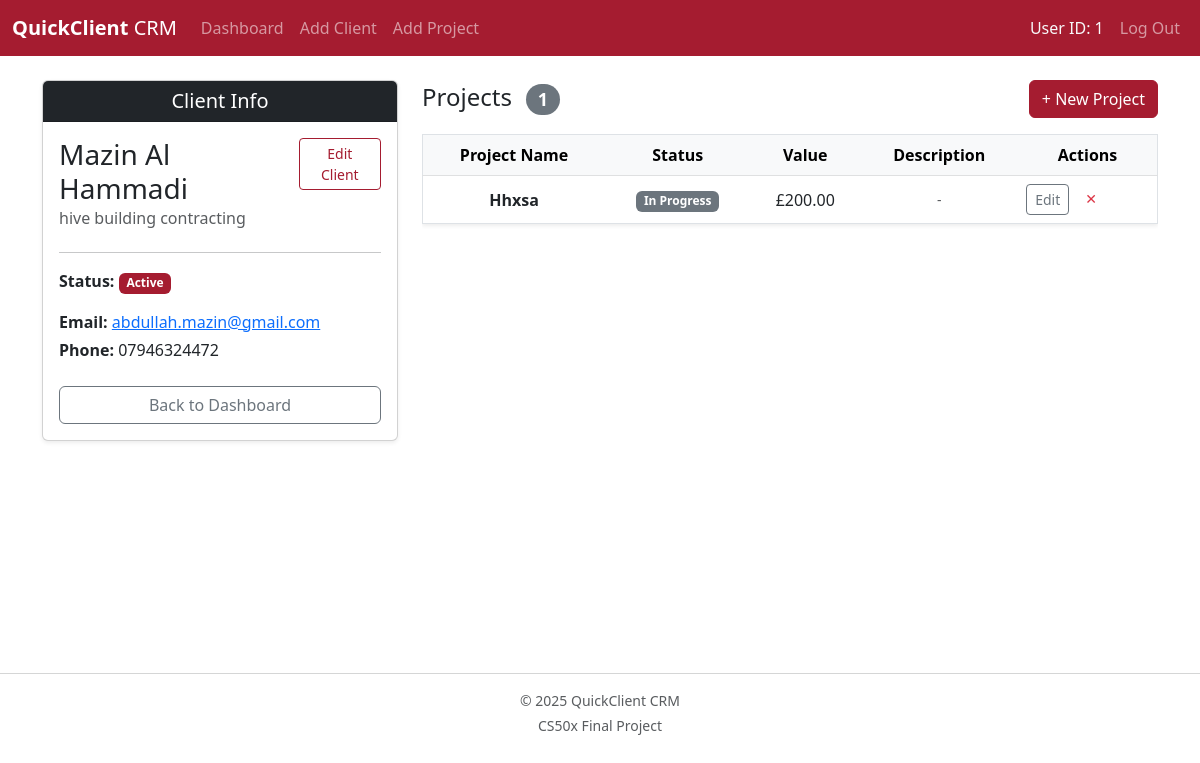
The page /client/3 (signed in) on the database its author committed.
### tables this page shows
CREATE TABLE clients (    id INTEGER PRIMARY KEY AUTOINCREMENT NOT NULL,    user_id INTEGER NOT NULL,    name TEXT NOT NULL,    company TEXT,    email TEXT,    phone TEXT,    status TEXT,    FOREIGN KEY (user_id) REFERENCES users(id) ON DELETE CASCADE);

CREATE TABLE projects (    id INTEGER PRIMARY KEY AUTOINCREMENT NOT NULL,    client_id INTEGER NOT NULL,    name TEXT NOT NULL,    description TEXT,    value NUMERIC DEFAULT 0,    status TEXT,    importance TEXT,    deadline DATE,    FOREIGN KEY (client_id) REFERENCES clients(id) ON DELETE CASCADE);

### app.py (the view)
@app.route("/client/<int:client_id>")
@login_required
def client_details(client_id):
    client = db.execute("SELECT * FROM clients WHERE id = ? AND user_id = ?",
                        client_id, session["user_id"])
    if not client:
        return redirect("/")
    client = client[0]
    projects = db.execute(
        "SELECT * FROM projects WHERE client_id = ? ORDER BY deadline ASC", client_id)
    return render_template("client_details.html", client=client, projects=projects)

### app.py (called while the page is built)
@app.after_request
def after_request(response):
    response.headers["Cache-Control"] = "no-cache, no-store, must-revalidate"
    response.headers["Expires"] = 0
    response.headers["Pragma"] = "no-cache"
    return response

### helpers.py (called while the page is built)
def login_required(f):
    @wraps(f)
    def decorated_function(*args, **kwargs):
        if session.get("user_id") is None:
            return redirect("/login")
        return f(*args, **kwargs)
    return decorated_function

def gbp(value):
    return f"£{value:,.2f}"

### templates/client_details.html (shortened to what this page needs)
{% extends "layout.html" %}
{% block main %}
    <div class="row">
        <div class="col-md-4 mb-4">
            <div class="card shadow-sm">
                <div class="card-header bg-dark text-white">
                    <h5 class="mb-0">Client Info</h5>
                </div>
                <div class="card-body text-start">
                    <div class="d-flex justify-content-between align-items-start">
                        <div>
                            <h3 class="card-title">{{ client.name }}</h3>
                            <h6 class="card-subtitle mb-2 text-muted">{{ client.company }}</h6>
                        </div>
                        <a href="/edit_client/{{ client.id }}" class="btn btn-sm btn-outline-custom">Edit Client</a>
                    </div>
                    <hr>
                    <p><strong>Status:</strong> <span class="badge bg-primary">{{ client.status }}</span></p>
                    <p class="mb-1"><strong>Email:</strong>
                        {% if client.email %}
                            <a href="mailto:{{ client.email }}">{{ client.email }}</a>
                        {% else %}
                            <span class="text-muted">-</span>
                        {% endif %}
                    </p>
                    <p><strong>Phone:</strong> {{ client.phone if client.phone else "-" }}</p>
                    <div class="d-grid gap-2 mt-4">
                        <a href="/" class="btn btn-outline-secondary">Back to Dashboard</a>
                    </div>
                </div>
            </div>
        </div>
        <div class="col-md-8">
            <div class="d-flex justify-content-between align-items-center mb-3">
                <h4 class="mb-0">
                    Projects
                    <span class="badge bg-secondary rounded-pill ms-2">{{ projects|length }}</span>
                </h4>
                <a href="/addproject" class="btn btn-primary">
                    + New Project
                </a>
            </div>
            {% if not projects %}
                <div class="alert alert-light border text-center py-5">
                    <h4>No projects yet</h4>
                    <p class="text-muted">This client has no active projects.</p>
                    <a href="/addproject" class="btn btn-outline-custom mt-2">Create First Project</a>
                </div>
            {% else %}
                <div class="table-responsive">
                    <table class="table table-hover align-middle border shadow-sm">
                        <thead class="table-light">
                            <tr>
                                <th>Project Name</th>
                                <th>Status</th>
                                <th>Value</th>
                                <th>Description</th>
                                <th>Actions</th>
                            </tr>
                        </thead>
                        <tbody>
                            {% for project in projects %}
                                <tr>
                                    <td class="fw-bold">{{ project.name }}</td>
                                    <td>
                                        <span class="badge bg-secondary">{{ project.status }}</span>
                                    </td>
                                    <td>{{ project.value | gbp }}</td>
                                    <td class="text-muted small">
                                        {{ project.description if project.description else "-" }}
                                    </td>
                                    <td>
                                        <div class="d-flex gap-2">
                                            <a href="/edit_project/{{ project.id }}" class="btn btn-sm btn-outline-secondary">Edit</a>
                                            <form action="/delete_project/{{ project.id }}" method="post" onsubmit="return confirm('Delete this project?');">
                                                <button class="btn btn-sm btn-outline-danger border-0">✕</button>
                                            </form>
                                        </div>
                                    </td>
                                </tr>
                            {% endfor %}
                        </tbody>
                    </table>
                </div>
            {% endif %}
        </div>
    </div>
{% endblock %}

### static/styles.css (style rules this page uses)
:root { --bs-primary: #A51C30 !important; --bs-primary-rgb: 165, 28, 48 !important; }
.btn-primary { background-color: #A51C30 !important; border-color: #A51C30 !important; }
.btn-outline-custom { color: #A51C30 !important; border-color: #A51C30 !important; }

### rows shown on the page
clients: name "Mazin Al Hammadi", company "hive building contracting", status "Active", email "abdullah.mazin@gmail.com", phone "07946324472"
projects: name "Hhxsa", status "In Progress", value|gbp "£200.00", description "-"

### other values the page prints
{{ session["user_id"] }} "1"
{{ projects|length }} "1"
